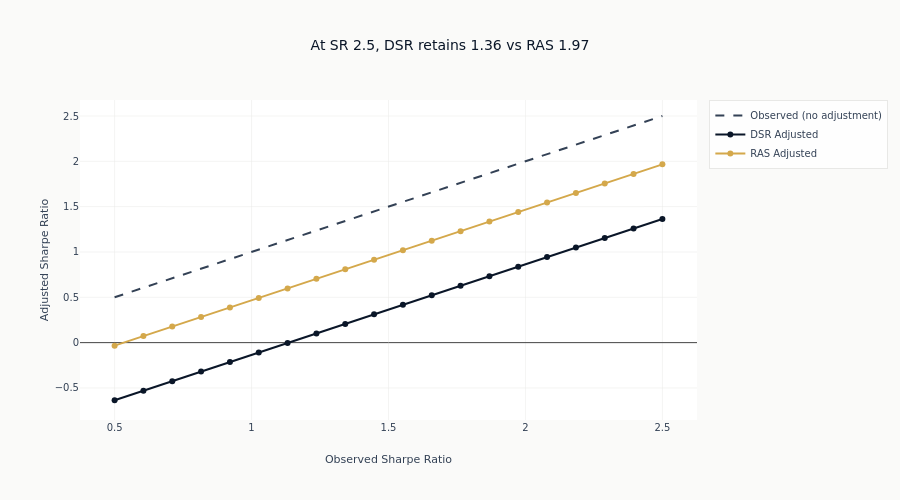

The notebook cell saved with this chart:
### Code cell
# Plot DSR vs RAS adjustments
fig = go.Figure()
fig.add_trace(
    go.Scatter(
        x=observed_range,
        y=observed_range,
        mode="lines",
        name="Observed (no adjustment)",
        line={"dash": "dash", "color": COLORS["neutral"]},
    )
)
fig.add_trace(
    go.Scatter(
        x=observed_range,
        y=dsr_adjusted_list,
        mode="lines+markers",
        name="DSR Adjusted",
        line={"color": COLORS["blue"]},
    )
)
fig.add_trace(
    go.Scatter(
        x=observed_range,
        y=ras_adjusted_list,
        mode="lines+markers",
        name="RAS Adjusted",
        line={"color": COLORS["amber"]},
    )
)

fig.update_layout(
    title=(
        f"At SR {observed_range[-1]:.1f}, DSR retains {dsr_adjusted_list[-1]:.2f} "
        f"vs RAS {ras_adjusted_list[-1]:.2f}"
    ),
    xaxis_title="Observed Sharpe Ratio",
    yaxis_title="Adjusted Sharpe Ratio",
    height=500,
)
show_plot(fig)

### Figure 1 — Plotly figure (JSON) as saved in the notebook; plotly's stock layout.template omitted (floating-point values rounded to 4 significant figures)
{"data": [{"line": {"color": "#334155", "dash": "dash"}, "mode": "lines", "name": "Observed (no adjustment)", "type": "scatter", "x": [0.5, 0.6053, 0.7105, 0.8158, 0.9211, 1.026, 1.132, 1.237, 1.342, 1.447, 1.553, 1.658, 1.763, 1.868, 1.974, 2.079, 2.184, 2.289, 2.395, 2.5], "y": [0.5, 0.6053, 0.7105, 0.8158, 0.9211, 1.026, 1.132, 1.237, 1.342, 1.447, 1.553, 1.658, 1.763, 1.868, 1.974, 2.079, 2.184, 2.289, 2.395, 2.5]}, {"line": {"color": "#0a1628"}, "mode": "lines+markers", "name": "DSR Adjusted", "type": "scatter", "x": [0.5, 0.6053, 0.7105, 0.8158, 0.9211, 1.026, 1.132, 1.237, 1.342, 1.447, 1.553, 1.658, 1.763, 1.868, 1.974, 2.079, 2.184, 2.289, 2.395, 2.5], "y": [-0.6356, -0.5304, -0.4251, -0.3199, -0.2146, -0.1093, -0.004065, 0.1012, 0.2065, 0.3117, 0.417, 0.5223, 0.6275, 0.7328, 0.838, 0.9433, 1.049, 1.154, 1.259, 1.364]}, {"line": {"color": "#D4A84B"}, "mode": "lines+markers", "name": "RAS Adjusted", "type": "scatter", "x": [0.5, 0.6053, 0.7105, 0.8158, 0.9211, 1.026, 1.132, 1.237, 1.342, 1.447, 1.553, 1.658, 1.763, 1.868, 1.974, 2.079, 2.184, 2.289, 2.395, 2.5], "y": [-0.03346, 0.0718, 0.1771, 0.2823, 0.3876, 0.4929, 0.5981, 0.7034, 0.8086, 0.9139, 1.019, 1.124, 1.23, 1.335, 1.44, 1.545, 1.651, 1.756, 1.861, 1.967]}], "layout": {"height": 500, "title": {"text": "At SR 2.5, DSR retains 1.36 vs RAS 1.97"}, "xaxis": {"title": {"text": "Observed Sharpe Ratio"}}, "yaxis": {"title": {"text": "Adjusted Sharpe Ratio"}}}}
